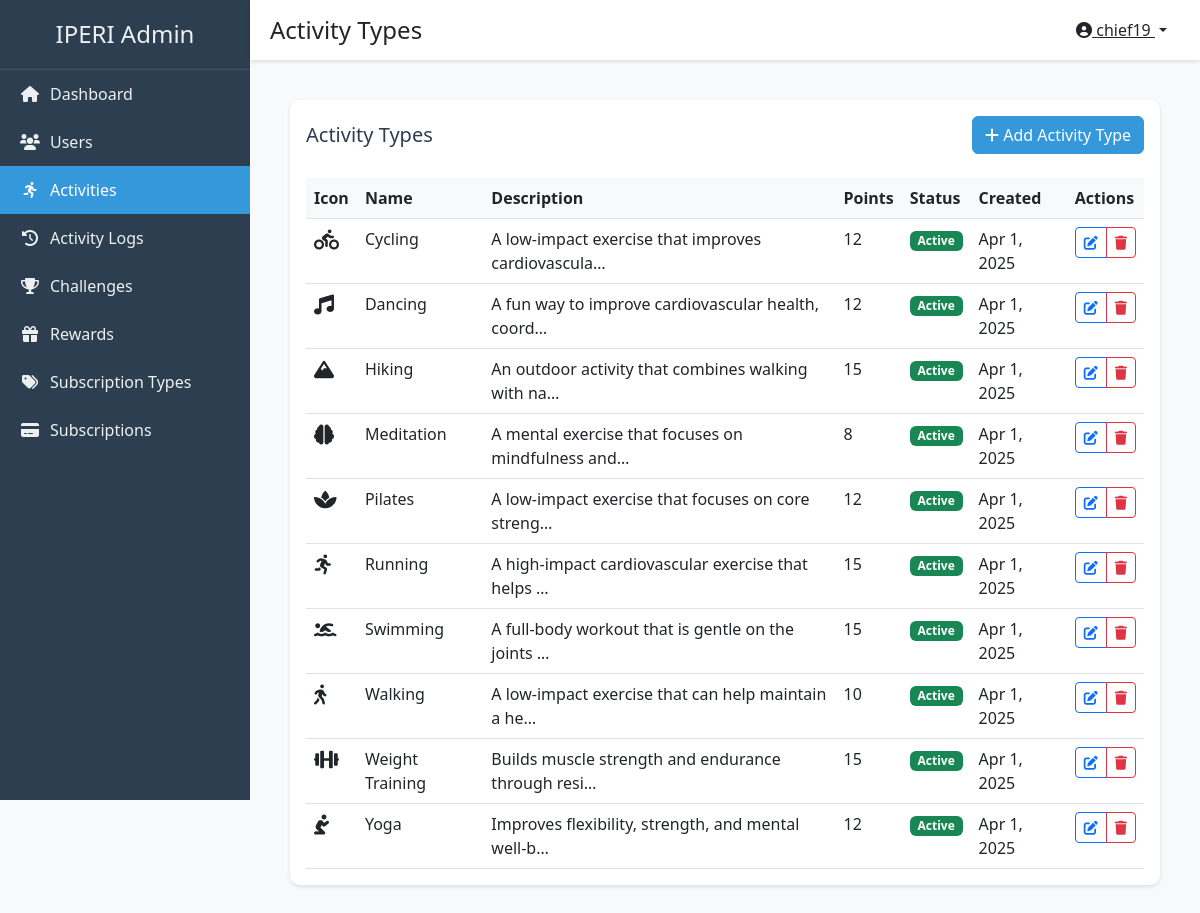
/admin-dashboard/activity-types/ (signed in), run on the app's committed database.
### healthxpfront/models.py (models this page shows, shortened)
class ActivityType(models.Model):
    name = models.CharField(max_length=100)
    description = models.TextField()
    icon_class = models.CharField(max_length=50, default="fas fa-running")
    points = models.IntegerField(default=10)
    is_active = models.BooleanField(default=True)
    created_at = models.DateTimeField(auto_now_add=True)
    class Meta:
        ordering = ['name']

### healthxpadmin/views.py (the view)
# urls.py: path('activity-types/', views.ActivityTypeListView.as_view(),
class ActivityTypeListView(LoginRequiredMixin, ListView):
    model = ActivityType
    template_name = 'healthxpadmin/activity_type_list.html'
    context_object_name = 'activity_types'

### healthxpfront/context_processors.py (called while the page is built)
def cart_processor(request):
    context = {}
    if request.user.is_authenticated:
        try:
            cart = ShoppingCart.objects.get(user=request.user)
            context['user_cart'] = cart
            context['cart_item_count'] = cart.total_items
        except ShoppingCart.DoesNotExist:
            context['cart_item_count'] = 0
    return context

### healthxpadmin/templates/healthxpadmin/activity_type_list.html (shortened to what this page needs)
{% extends 'healthxpadmin/base.html' %}
{% block page_title %}Activity Types{% endblock %}
{% block content %}
<div class="card">
    <div class="card-body">
        <div class="d-flex justify-content-between align-items-center mb-4">
            <h5 class="card-title mb-0">Activity Types</h5>
            <a href="{% url 'healthxpadmin:activity_type_create' %}" class="btn btn-primary">
                <i class="fas fa-plus"></i> Add Activity Type
            </a>
        </div>
        {% if activity_types %}
        <div class="table-responsive">
            <table class="table table-hover">
                <thead>
                    <tr>
                        <th>Icon</th>
                        <th>Name</th>
                        <th>Description</th>
                        <th>Points</th>
                        <th>Status</th>
                        <th>Created</th>
                        <th>Actions</th>
                    </tr>
                </thead>
                <tbody>
                    {% for activity_type in activity_types %}
                    <tr>
                        <td>
                            <i class="{{ activity_type.icon_class }} fa-lg"></i>
                        </td>
                        <td>{{ activity_type.name }}</td>
                        <td>{{ activity_type.description|truncatechars:50 }}</td>
                        <td>{{ activity_type.points }}</td>
                        <td>
                            {% if activity_type.is_active %}
                            <span class="badge bg-success">Active</span>
                            {% else %}
                            <span class="badge bg-danger">Inactive</span>
                            {% endif %}
                        </td>
                        <td>{{ activity_type.created_at|date:"M j, Y" }}</td>
                        <td>
                            <div class="btn-group">
                                <a href="{% url 'healthxpadmin:activity_type_update' activity_type.pk %}" class="btn btn-sm btn-outline-primary">
                                    <i class="fas fa-edit"></i>
                                </a>
                                <a href="{% url 'healthxpadmin:activity_type_delete' activity_type.pk %}" class="btn btn-sm btn-outline-danger">
                                    <i class="fas fa-trash"></i>
                                </a>
                            </div>
                        </td>
                    </tr>
                    {% endfor %}
                </tbody>
            </table>
        </div>
        {% else %}
        <div class="text-center py-4">
            <p class="text-muted mb-0">No activity types found.</p>
            <p class="text-muted">Click the "Add Activity Type" button to create one.</p>
        </div>
        {% endif %}
    </div>
</div>
{% endblock %}

### healthxpadmin/templates/healthxpadmin/base.html (shortened to what this page needs)
{% load static %}
<!DOCTYPE html>
<html lang="en">
<head>
    <link href="https://cdn.jsdelivr.net/npm/bootstrap@5.3.0/dist/css/bootstrap.min.css" rel="stylesheet">
    <link href="https://cdnjs.cloudflare.com/ajax/libs/font-awesome/6.0.0/css/all.min.css" rel="stylesheet">
    <link href="{% static 'healthxpadmin/css/style.css' %}" rel="stylesheet">
</head>
<body>
    <div class="wrapper">
        <nav class="sidebar">
            <div class="sidebar-header">
                <h3>IPERI Admin</h3>
            </div>
            <ul class="nav flex-column">
                <li class="nav-item">
                    <a class="nav-link {% if request.resolver_match.url_name == 'dashboard_home' %}active{% endif %}"
                       href="{% url 'healthxpadmin:dashboard_home' %}">
                        <i class="fas fa-home"></i> Dashboard
                    </a>
                </li>
                <li class="nav-item">
                    <a class="nav-link {% if 'user' in request.resolver_match.url_name %}active{% endif %}"
                       href="{% url 'healthxpadmin:user_list' %}">
                        <i class="fas fa-users"></i> Users
                    </a>
                </li>
                <li class="nav-item">
                    <a class="nav-link {% if 'activity_type' in request.resolver_match.url_name %}active{% endif %}"
                       href="{% url 'healthxpadmin:activity_type_list' %}">
                        <i class="fas fa-running"></i> Activities
                    </a>
                </li>
                <li class="nav-item">
                    <a class="nav-link {% if 'activity_log' in request.resolver_match.url_name %}active{% endif %}"
                       href="{% url 'healthxpadmin:activity_log_list' %}">
                        <i class="fas fa-history"></i> Activity Logs
                    </a>
                </li>
                <li class="nav-item">
                    <a class="nav-link {% if 'challenge' in request.resolver_match.url_name %}active{% endif %}"
                       href="{% url 'healthxpadmin:challenge_list' %}">
                        <i class="fas fa-trophy"></i> Challenges
                    </a>
                </li>
                <li class="nav-item">
                    <a class="nav-link {% if 'reward' in request.resolver_match.url_name %}active{% endif %}"
                       href="{% url 'healthxpadmin:reward_list' %}">
                        <i class="fas fa-gift"></i> Rewards
                    </a>
                </li>
                <li class="nav-item">
                    <a class="nav-link {% if 'subscription_type' in request.resolver_match.url_name %}active{% endif %}"
                       href="{% url 'healthxpadmin:subscription_type_list' %}">
                        <i class="fas fa-tags"></i> Subscription Types
                    </a>
                </li>
                <li class="nav-item">
                    <a class="nav-link {% if 'subscription' in request.resolver_match.url_name and 'type' not in request.resolver_match.url_name %}active{% endif %}"
                       href="{% url 'healthxpadmin:subscription_list' %}">
                        <i class="fas fa-credit-card"></i> Subscriptions
                    </a>
                </li>
            </ul>
        </nav>
        <div class="main-content">
            <div class="top-navbar">
                <div class="d-flex align-items-center">
                    <h4 class="mb-0">{% block page_title %}{% endblock %}</h4>
                </div>
                <div class="d-flex align-items-center">
                    <div class="dropdown">
                        <button class="btn btn-link text-dark dropdown-toggle" type="button" id="userDropdown" data-bs-toggle="dropdown">
                            <i class="fas fa-user-circle"></i> {{ request.user.username }}
                        </button>
                    </div>
                </div>
            </div>
            <div class="content-wrapper">
                {% block content %}{% endblock %}
            </div>
        </div>
    </div>
</body>
</html>

### healthxpadmin/static/healthxpadmin/css/style.css (style rules this page uses)
:root { --sidebar-width: 250px; --header-height: 60px; }
body { font-family: 'Segoe UI', Tahoma, Geneva, Verdana, sans-serif; background-color: #f8f9fa; }
.wrapper { display: flex; min-height: 100vh; }
.sidebar { width: var(--sidebar-width); background-color: #2c3e50; color: white; position: fixed; height: 100vh; overflow-y: auto; transition: all 0.3s; }
.sidebar-header { padding: 20px; text-align: center; border-bottom: 1px solid rgba(255, 255, 255, 0.1); }
.sidebar-header h3 { margin: 0; font-size: 1.5rem; color: #ecf0f1; }
.nav-link { color: #ecf0f1; padding: 12px 20px; display: flex; align-items: center; transition: all 0.3s; }
.nav-link i { margin-right: 10px; width: 20px; text-align: center; }
.nav-link.active { background-color: #3498db; color: white; }
.main-content { flex: 1; margin-left: var(--sidebar-width); padding: 20px; }
.top-navbar { height: var(--header-height); background-color: white; box-shadow: 0 2px 4px rgba(0, 0, 0, 0.1); display: flex; align-items: center; justify-content: space-between; padding: 0 20px; position: fixed; top: 0; right: 0; left: var(--sidebar-width); z-index: 1000; }
.content-wrapper { margin-top: var(--header-height); padding: 20px; }
.card { border: none; border-radius: 10px; box-shadow: 0 2px 4px rgba(0, 0, 0, 0.1); margin-bottom: 20px; }
.card-title { margin: 0; font-size: 1.25rem; color: #2c3e50; }
.btn-primary { background-color: #3498db; border-color: #3498db; }
.table { margin-bottom: 0; }
.table th { border-top: none; background-color: #f8f9fa; }

### data on the page
ActivityType: name "Cycling", description "A low-impact exercise that improves cardiovascula…", points "12", is_active "Active", created_at "Apr 1, 2025"
ActivityType: name "Dancing", description "A fun way to improve cardiovascular health, coord…", points "12", is_active "Active", created_at "Apr 1, 2025"
ActivityType: name "Hiking", description "An outdoor activity that combines walking with na…", points "15", is_active "Active", created_at "Apr 1, 2025"
ActivityType: name "Meditation", description "A mental exercise that focuses on mindfulness and…", points "8", is_active "Active", created_at "Apr 1, 2025"
ActivityType: name "Pilates", description "A low-impact exercise that focuses on core streng…", points "12", is_active "Active", created_at "Apr 1, 2025"
ActivityType: name "Running", description "A high-impact cardiovascular exercise that helps …", points "15", is_active "Active", created_at "Apr 1, 2025"
ActivityType: name "Swimming", description "A full-body workout that is gentle on the joints …", points "15", is_active "Active", created_at "Apr 1, 2025"
ActivityType: name "Walking", description "A low-impact exercise that can help maintain a he…", points "10", is_active "Active", created_at "Apr 1, 2025"
ActivityType: name "Weight Training", description "Builds muscle strength and endurance through resi…", points "15", is_active "Active", created_at "Apr 1, 2025"
ActivityType: name "Yoga", description "Improves flexibility, strength, and mental well-b…", points "12", is_active "Active", created_at "Apr 1, 2025"

### other printed values
{{ request.user.username }} "chief19"
